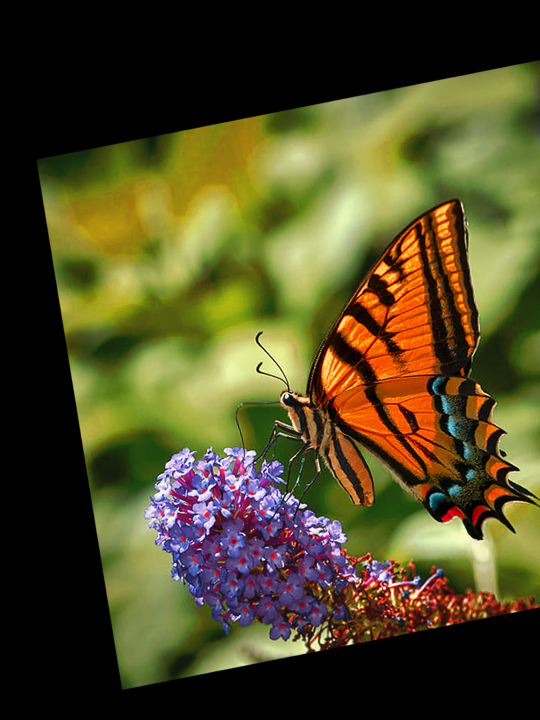
#> input picture Blended images/CirunayManejo_lab03/CirunayManejo_lab03_a.png, 1080 x 1440 px (shown at 1/2 size)
$ python CirunayManejo_lab03_blending.py
#> lines starting #> are read from the running program, lines starting #| are printed output that depends on the picture
import cv2
import numpy as np
import matplotlib.pyplot as plt

# Function to apply Gaussian blur
def gaussian_stack(image, levels, sigma):
    gaussian = []
    for i in range(levels):

        # kernel
        kernel_size = ((3*sigma)//2)*2+1
        blurred_image = cv2.GaussianBlur(image, (kernel_size, kernel_size), sigma)
        gaussian.append(blurred_image)

        # Increase sigma for the next level
        sigma *= 2

    return gaussian

# Function to create Laplacian stack
def laplacian_stack(img, levels, sigma):
    laplacian = []

    # Apply Gaussian blur and create the Gaussian pyramid
    gaussian = gaussian_stack(img, levels + 1, sigma)

    for i in range(levels):
        laplacian_image = cv2.subtract(gaussian[i], gaussian[i + 1])
        laplacian.append(laplacian_image)

    return laplacian

# Function to blend two images
def blend_images(img1, img2, mask, levels, sigma):

    # Apply gaussian and laplacian
    gaussian1 = gaussian_stack(img1, levels, sigma)
    gaussian2 = gaussian_stack(img2, levels, sigma)
    gaussianMask = gaussian_stack(mask, levels, sigma)

    laplacian1 = laplacian_stack(img1, levels, sigma)
    laplacian2 = laplacian_stack(img2, levels, sigma)

    # Construct laplacian stack
    blended_laplacian_stack = []
    for i in range(levels):
        # Lr(i) = Gm(i) * La(i) + (1 - Gm(i)) * Lb(i)
        blended_laplacian = gaussianMask[i] * laplacian1[i] + (1 - gaussianMask[i]) * laplacian2[i]
        blended_laplacian_stack.append(blended_laplacian)

    # calculate final gaussian
    final_gaussian = gaussianMask[-1] * gaussian1[-1] + (1 - gaussianMask[-1]) * gaussian2[-1]

    output_image = final_gaussian
    for i in range(levels):
        # Add the current Laplacian stack final output
        output_image = cv2.add(blended_laplacian_stack[i], output_image)

    return output_image

# Function to display the Gaussian stack
def display_gaussian_stack(img, levels, sigma):
    gaussian = gaussian_stack(img, levels, sigma)

    # Display the Gaussian stack
    plt.figure(figsize=(12, 6))
    plt.title("Gaussian Stack")
    for i in range(levels):
        plt.subplot(1, levels, i + 1)
        plt.imshow(gaussian[i], cmap='gray')
        plt.title(f'Gaussian Level {i+1}')
        plt.axis('off')

    plt.tight_layout()
    plt.show()

# Function to display the Laplacian stack
def display_laplacian_stack(img, levels, sigma):

    laplacian= laplacian_stack(img, levels, sigma)

    # Display the Laplacian stack
    plt.figure(figsize=(12, 6))
    plt.title("Laplacian Stack")
    for i in range(levels):
        plt.subplot(1, levels, i + 1)
        plt.imshow(laplacian[i], cmap='gray')
        plt.clim(0, 0.1)
        plt.title(f'Laplacian Level {i+1}')
        plt.axis('off')

    plt.tight_layout()
    plt.show()

# Load the images as grayscale
imgA = cv2.imread('CirunayManejo_lab03_a.png', cv2.IMREAD_GRAYSCALE)
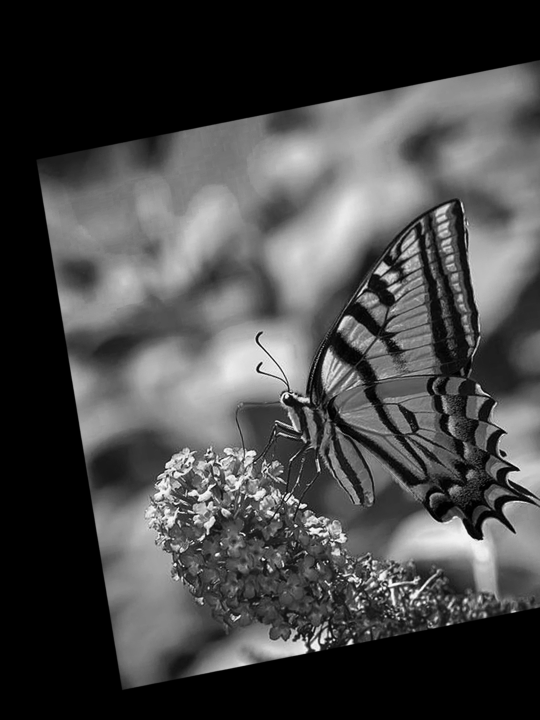
#> imgA: shape (1440, 1080) (shown at 1/2 size); min 0, max 255, mean 70.9
imgB = cv2.imread('CirunayManejo_lab03_b.png', cv2.IMREAD_GRAYSCALE)
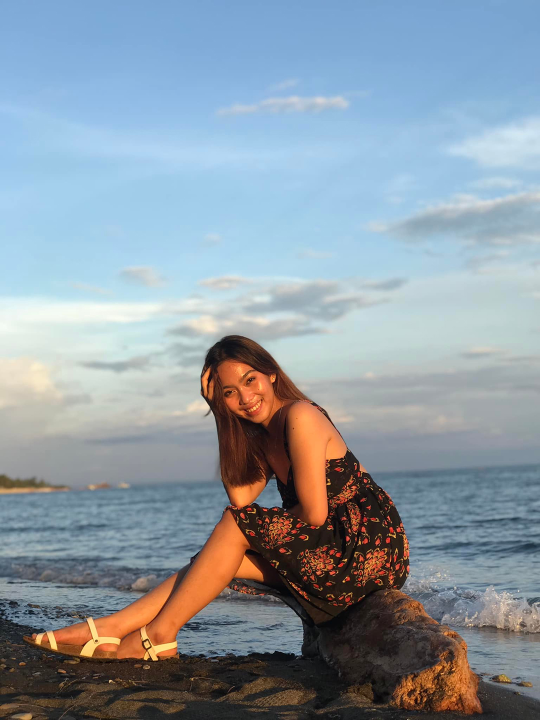
#> input picture Blended images/CirunayManejo_lab03/CirunayManejo_lab03_b.png, 1080 x 1440 px (shown at 1/2 size)
#> imgB: shape (1440, 1080); min 0, max 254, mean 150.4
mask = cv2.imread('CirunayManejo_lab03_mask.png', cv2.IMREAD_GRAYSCALE)
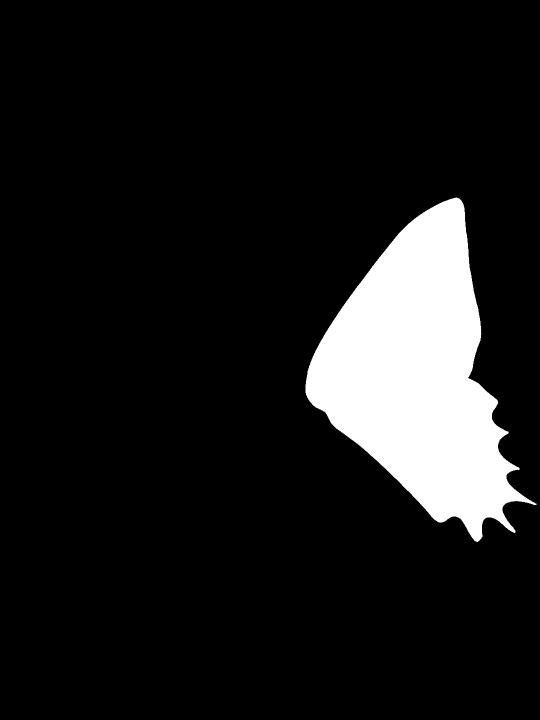
#> input picture Blended images/CirunayManejo_lab03/CirunayManejo_lab03_mask.png, 1080 x 1440 px (shown at 1/2 size)
#> mask is the input picture: shape (1440, 1080); min 0, max 255, mean 26.3

# normalize images
imgA = imgA / 255.0
imgB = imgB / 255.0
mask = mask / 255.0

# Parameters for the stack
levels = 5
sigma = 1

# Display Gaussian stack for img2
display_gaussian_stack(imgB, levels, sigma)
#> after the loop in gaussian_stack, `for i in range(levels):`: gaussian = 5 items; sigma = 32
#> in display_gaussian_stack, `gaussian = gaussian_stack(img, levels, sigma)`: gaussian = 5 items
#> in display_gaussian_stack, `plt.show()`:
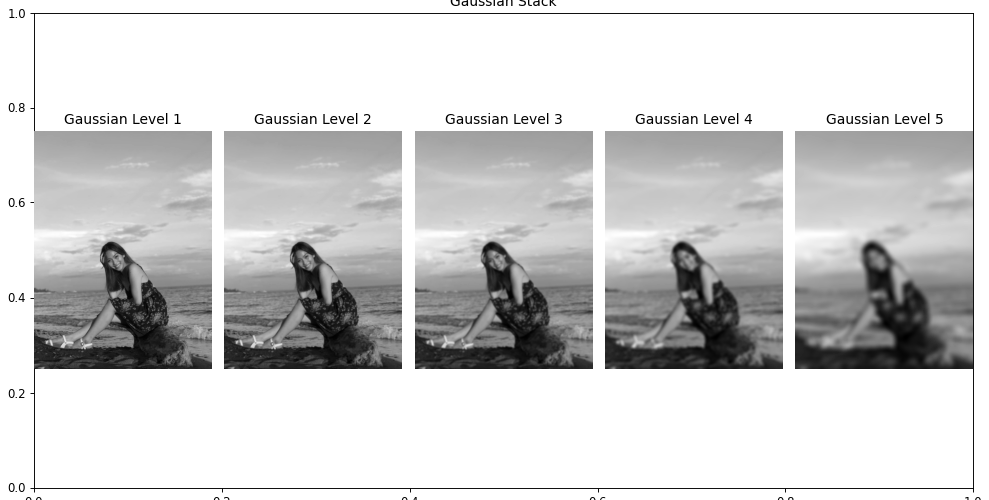
#> figure drawn by matplotlib, 5 panels

# Display Laplacian stack for img2
display_laplacian_stack(imgB, levels, sigma)
#> in laplacian_stack, `gaussian = gaussian_stack(img, levels + 1, sigma)`: gaussian = 6 items
#> after the loop in laplacian_stack, `for i in range(levels):`: laplacian = 5 items

# Blend the images
blended_image = blend_images(imgA, imgB, mask, levels, sigma)
#> the loop in blend_images, `for i in range(levels):` made 5 passes
#> pass 3, in blend_images, `blended_laplacian = gaussianMask[i] * laplacian1[i] + (1 - gaussianMas..`:
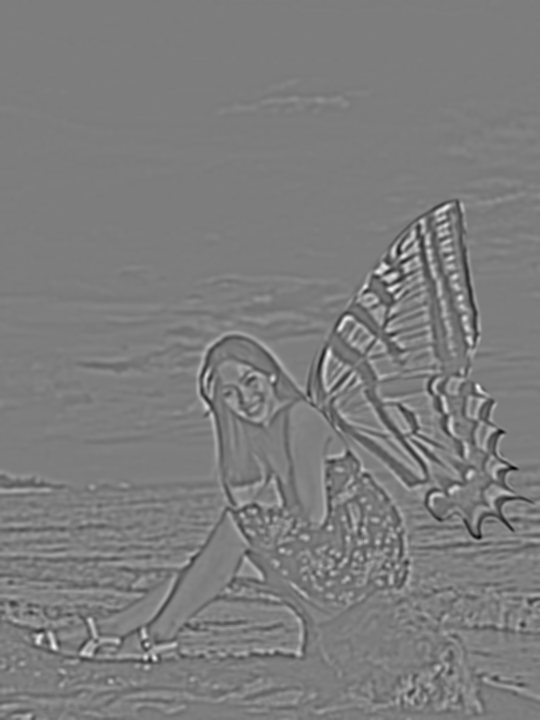
#> blended_laplacian: shape (1440, 1080) float64 (shown at 1/2 size); min -0.225, max 0.233, mean -0.000332; drawn with min black and max white
#> after the loop in blend_images, `for i in range(levels):`:
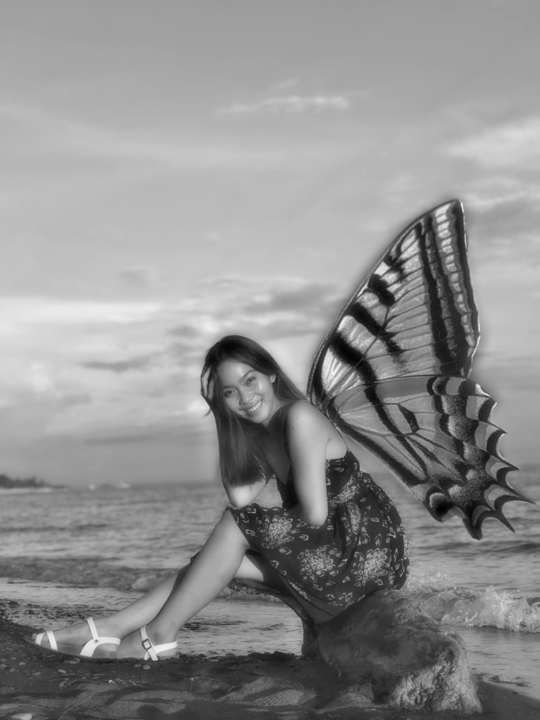
#> output_image: shape (1440, 1080) float64 (shown at 1/2 size); min -0.173, max 1.11, mean 0.549; drawn with min black and max white
blended_image = np.clip(blended_image, 0, 1)
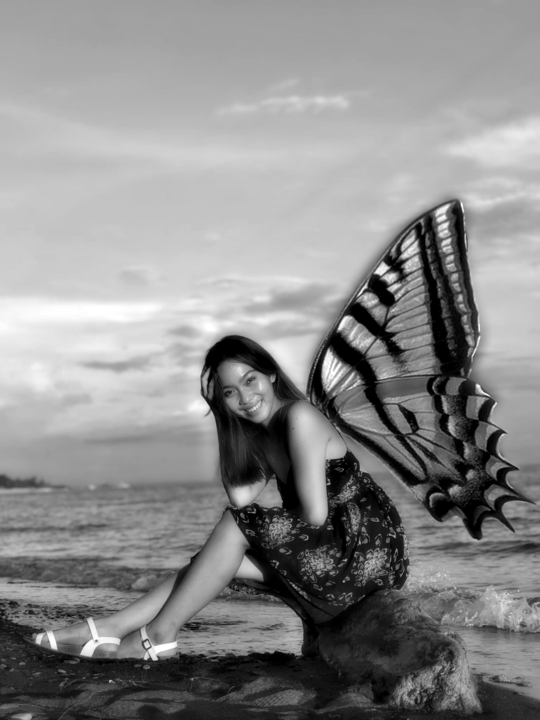
#> blended_image: shape (1440, 1080) float64 (shown at 1/2 size); min 0, max 1, mean 0.55
blended_image = (blended_image * 255).astype(np.uint8)

plt.imshow(blended_image, cmap='gray')
plt.title("Blended Image")
plt.axis("off")
plt.show()

cv2.imwrite('CirunayManejo_Lab03.png', blended_image)

cv2.waitKey(0)
cv2.destroyAllWindows()
